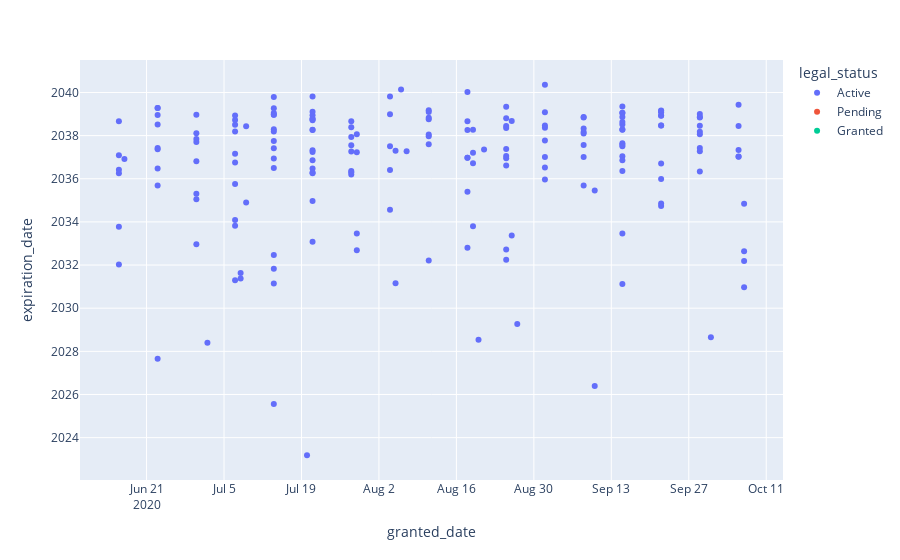

Notebook code cell kept with this figure:
### Code cell
px.scatter(df, 
          x="granted_date", y="expiration_date", 
           hover_name="title",
           color="legal_status")

### Figure 1 — Plotly figure (JSON) as saved in the notebook; plotly's stock layout.template omitted (floating-point values rounded to 4 significant figures; data arrays with more than 128 entries replaced by an {"elided": "..."} marker saying what was removed)
{"data": [{"hovertemplate": "<b>%{hovertext}</b><br><br>legal_status=Active<br>granted_date=%{x}<br>expiration_date=%{y}<extra></extra>", "hovertext": {"elided": "190 str values"}, "legendgroup": "Active", "marker": {"color": "#636efa", "symbol": "circle"}, "mode": "markers", "name": "Active", "orientation": "v", "showlegend": true, "type": "scatter", "x": {"elided": "190 str values"}, "xaxis": "x", "y": {"elided": "190 str values"}, "yaxis": "y"}, {"hovertemplate": "<b>%{hovertext}</b><br><br>legal_status=Pending<br>granted_date=%{x}<br>expiration_date=%{y}<extra></extra>", "hovertext": ["A crystalline film of carbon nanotubes", "Copper-carbon nanotube hybrid wire for electrical conduction and method of making same"], "legendgroup": "Pending", "marker": {"color": "#EF553B", "symbol": "circle"}, "mode": "markers", "name": "Pending", "orientation": "v", "showlegend": true, "type": "scatter", "x": ["2020-09-30", "2020-09-09"], "xaxis": "x", "y": [null, null], "yaxis": "y"}, {"hovertemplate": "<b>%{hovertext}</b><br><br>legal_status=Granted<br>granted_date=%{x}<br>expiration_date=%{y}<extra></extra>", "hovertext": ["CONDUCTIVE SEALANT COMPOSITIONS [WO2013039890A1]", "COATING FOR A VAPOR CHAMBER [WO2018067174A1]", "DIRECT LIQUID-PHASE COLLECTION AND PROCESSING OF FULLERENIC MATERIALS [WO2008028169A2]", "APPARATUS AND METHOD FOR CONTINUOUS PREPARATION OF CARBON NANOTUBES [EP3170790A1]", "A POLYMER NANOCOMPOSITE, PROCESS AND APPLICATIONS THEREOF [WO2016142848A1]", "CARBON NANOTUBE-METAL NANOCOMPOSITES AS FLEXIBLE, FREE STANDING, BINDER FREE HIGH PERFORMANCE ANODE FOR LI –ION BATTERY [US2015364750A1]", "LUBRICANT DISPERSED WITH CARBON NANOTUBES", "LEAD ACID BATTERY FORMULATIONS CONTAINING DISCRETE CARBON NANOTUBES"], "legendgroup": "Granted", "marker": {"color": "#00cc96", "symbol": "circle"}, "mode": "markers", "name": "Granted", "orientation": "v", "showlegend": true, "type": "scatter", "x": ["2020-09-25", "2020-09-25", "2020-08-14", "2020-08-07", "2020-07-24", "2020-07-17", "2020-07-03", "2020-06-26"], "xaxis": "x", "y": [null, null, null, null, null, null, null, null], "yaxis": "y"}], "layout": {"autosize": true, "legend": {"title": {"text": "legal_status"}, "tracegroupgap": 0}, "margin": {"t": 60}, "xaxis": {"anchor": "y", "autorange": true, "domain": [0, 1], "range": ["2020-06-09 04:00", "2020-10-13 20:00"], "title": {"text": "granted_date"}, "type": "date"}, "yaxis": {"anchor": "x", "autorange": true, "domain": [0, 1], "range": ["2021-12-19 05:30:09.9448", "2041-07-29 18:29:50.0552"], "title": {"text": "expiration_date"}, "type": "date"}}}
